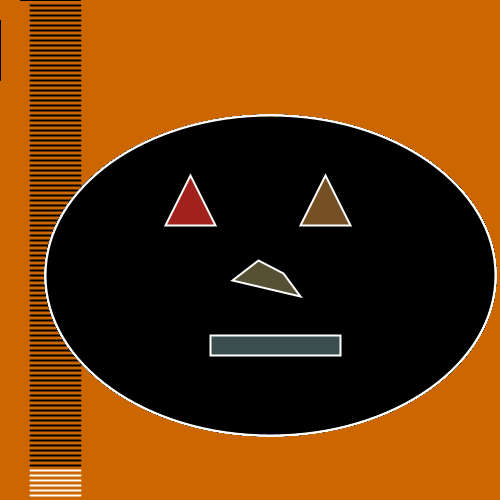
Frame 1 (no input)
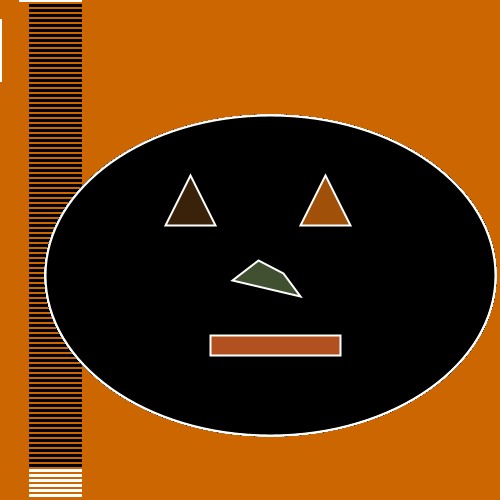
Frame 60 (the mouse pressed at the canvas centre just before this capture)
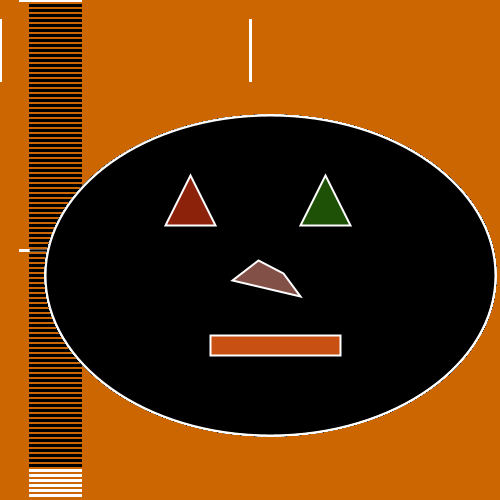
Frame 120 (the mouse held since frame 60 and released just before this capture)

The Processing sketch that drew these frames (run headless with seeded random() and noise(); from frame 60 on, the mouse is pressed at the canvas centre):

// Processing sketch: processing_117272
// ── processing_117272.pde

int counter;
int i;

void setup() {  //setup function called initially, only once
  size(500, 500);
  background(204, 102, 0);  //set background "fall-y" color
  
  counter = 0;
}

void draw() {  

  line(mouseX, 20, mouseX, 80);
  
  line(20, mouseY, 80, mouseY);

  
 for (int i=5; i < height; i+=5) {

  stroke(255);  

  if(i < 470) {  

    stroke(0);  
    strokeWeight(2);

  }

  line(30, i, 80, i);
  fill(0);
  ellipse(270,275,450,320);
  
  fill(random(255),50,random(50),175);
  triangle(165, 225, 190, 175, 215, 225);
  
  fill(random(255),100,random(50),204);
  triangle(300, 225, 325, 175, 350, 225);
  
  fill(random(255),100,random(100),204);
  quad(232, 280, 258, 260, 283, 273, 300, 296);
  
  fill(random(255),100,random(100),204);
  rect(210, 335, 130, 20);

}
  }
